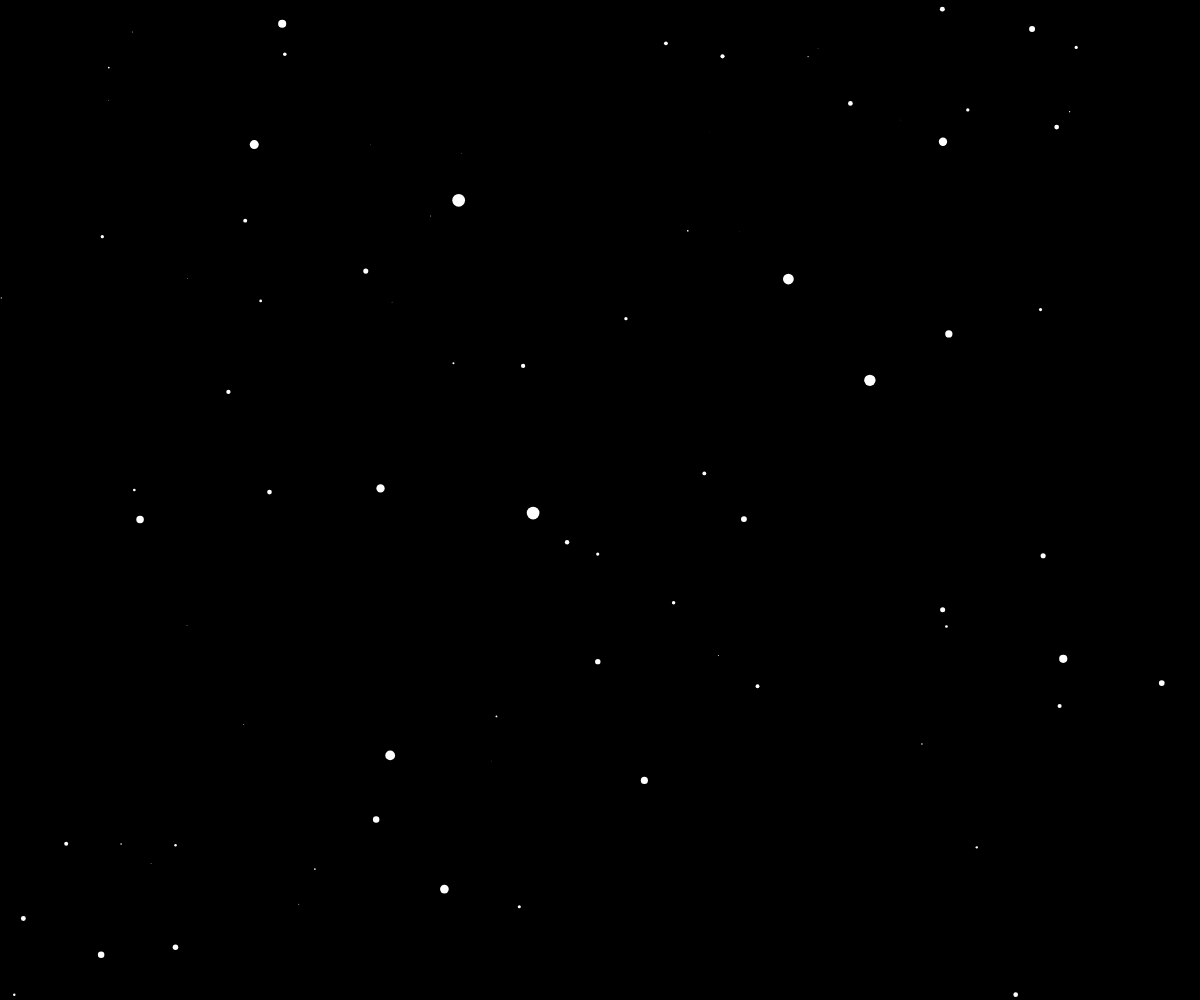
Frame 1 (no input)
Frame 60 (no input): identical to frame 1, image omitted
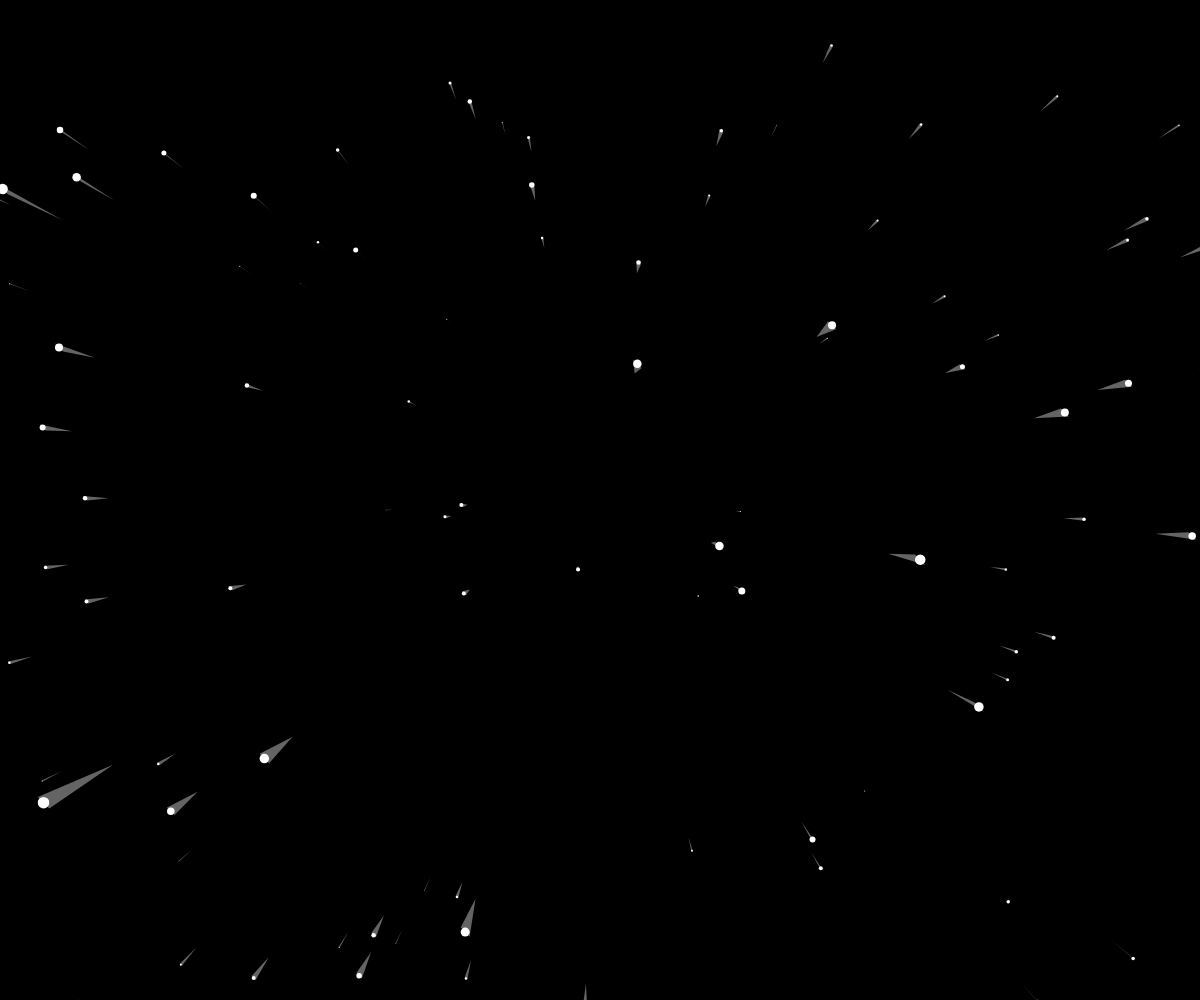
Frame 120 (the mouse pressed at the canvas centre since frame 60)

The p5.js sketch that drew these frames (run headless with seeded random() and noise() and a simulated clock; from frame 60 on, the mouse is pressed at the canvas centre):

// p5.js sketch
// ── sketch.js
var circle = [];

var speed;
var number = 1000;

function setup() {
  slider = createCanvas(windowWidth, windowHeight);
  for (i = 0; i < number; i++) {
    circle[i] = new star();
  }
}

function draw() {
  speed = map(mouseX, 0, width, 0, 80);

  translate(width / 2, height / 2);
  background(0);

  for (i = 0; i < number; i++) {
    circle[i].show();
    circle[i].move();
  }
}

// ── star.js
function star() {
  this.x = random(-width, width);
  this.y = random(-height, height);
  this.z = random(width);
  this.pz = this.z;

  this.move = function() {
    this.z = this.z - speed;

    if (this.z < 1) {
      this.z = width;
      this.x = random(-width, width);
      this.y = random(-height, height);
      this.pz = this.z;
    }
  };
  this.show = function() {
    this.sx = map(this.x / this.z, 0, 1, 0, width);
    this.sy = map(this.y / this.z, 0, 1, 0, height);

    this.d = map(this.z, 0, width, 15, 0);

    this.px = map(this.x / this.pz, 0, 1, 0, width);
    this.py = map(this.y / this.pz, 0, 1, 0, height);
    fill(255);
    noStroke();
    ellipse(this.sx, this.sy, this.d);

    fill(255, 255, 255, 100);

    this.pz = this.z;
    triangle(
      this.sx - this.d / 2,
      this.sy - this.d / 2,
      this.sx + this.d / 2,
      this.sy + this.d / 2,
      this.px,
      this.py
    );
  };
}

// ── starProject.html
<!DOCTYPE html>
<html>
  <head>
    <meta charset="utf-8" />
    <meta
      name="viewport"
      width="device-width,"
      initial-scale="1.0,"
      maximum-scale="1.0,"
      user-scalable="0"
    />

    <style>
      body {
        padding: 0;
        margin: 0;
      }
    </style>

    <script src="https://cdn.jsdelivr.net/npm/p5@0.10.2/lib/p5.js"></script>
    <script src="star.js"></script>
    <script src="sketch.js"></script>
  </head>
</html>
